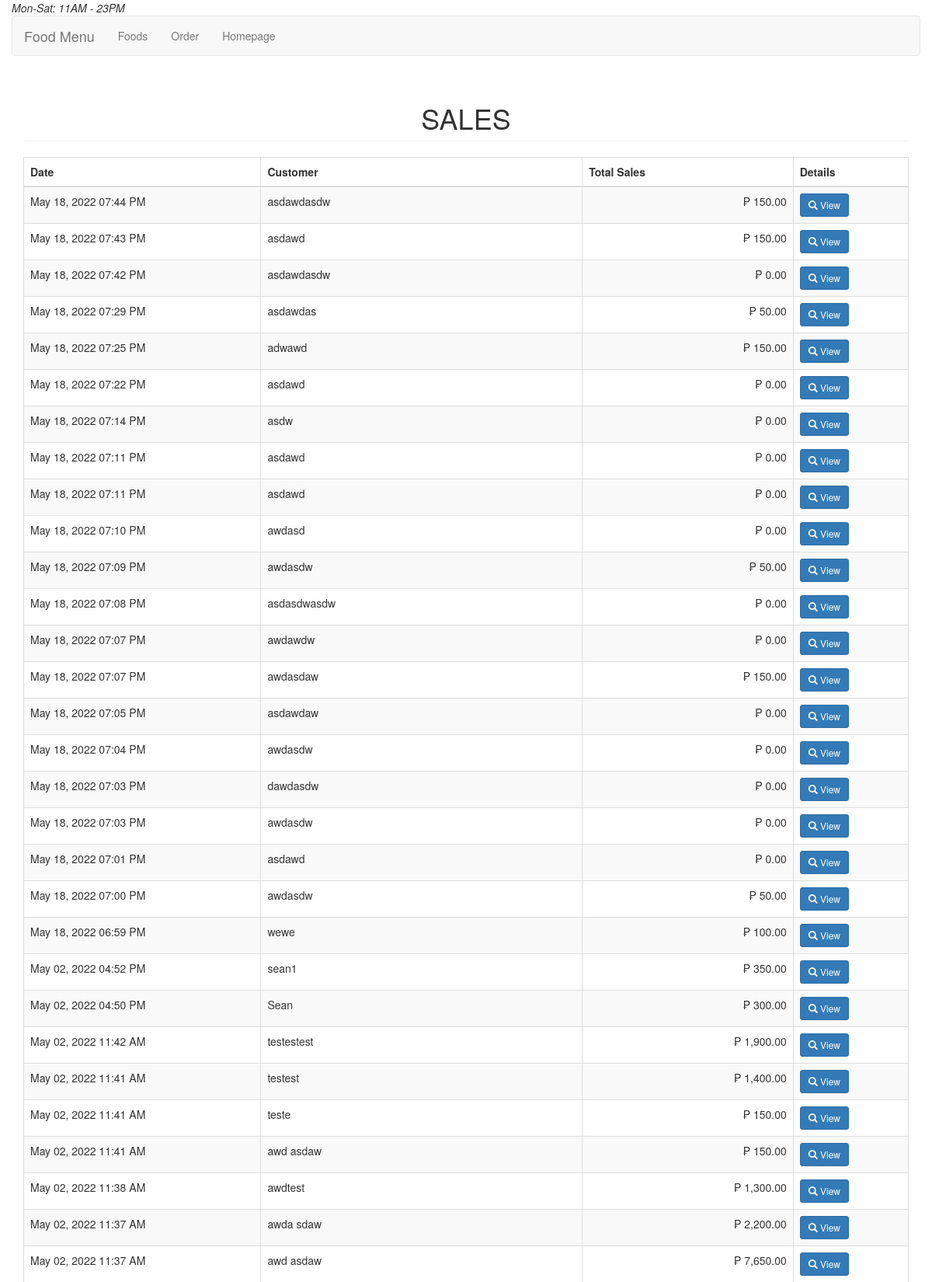
The app's page /userpurchase.php (upper part) with its own data.
### tables this page shows
CREATE TABLE `purchase` (
  `purchaseid` int(11) NOT NULL,
  `customer` varchar(50) NOT NULL,
  `total` double NOT NULL,
  `date_purchase` datetime NOT NULL
);

### userpurchase.php (the view, shortened to what this page needs)
<?php
include('userheader.php');
?>
<body>
<?php include('navbaruser.php'); ?>
<div class="container">
	<h1 class="page-header text-center">SALES</h1>
	<table class="table table-striped table-bordered">
		<thead>
			<th>Date</th>
			<th>Customer</th>
			<th>Total Sales</th>
			<th>Details</th>
		</thead>
		<tbody>
			<?php
				$sql="select * from purchase order by purchaseid desc";
				$query=$conn->query($sql);
				while($row=$query->fetch_array()){
					?>
					<tr>
						<td><?php echo date('M d, Y h:i A', strtotime($row['date_purchase'])) ?></td>
						<td><?php echo $row['customer']; ?></td>
						<td class="text-right">&#8369; <?php echo number_format($row['total'], 2); ?></td>
						<td><a href="#details<?php echo $row['purchaseid']; ?>" data-toggle="modal" class="btn btn-primary btn-sm"><span class="glyphicon glyphicon-search"></span> View </a>
						</td>
					</tr>
					<?php
				}
			?>
		</tbody>
	</table>
</div>
</body>
</html>

### records on screen
purchase: date_purchase "May 18, 2022 07:44 PM", customer "asdawdasdw", total "150.00"
purchase: date_purchase "May 18, 2022 07:43 PM", customer "asdawd", total "150.00"
purchase: date_purchase "May 18, 2022 07:42 PM", customer "asdawdasdw", total "0.00"
purchase: date_purchase "May 18, 2022 07:29 PM", customer "asdawdas", total "50.00"
purchase: date_purchase "May 18, 2022 07:25 PM", customer "adwawd", total "150.00"
purchase: date_purchase "May 18, 2022 07:22 PM", customer "asdawd", total "0.00"
purchase: date_purchase "May 18, 2022 07:14 PM", customer "asdw", total "0.00"
purchase: date_purchase "May 18, 2022 07:11 PM", customer "asdawd", total "0.00"
purchase: date_purchase "May 18, 2022 07:11 PM", customer "asdawd", total "0.00"
purchase: date_purchase "May 18, 2022 07:10 PM", customer "awdasd", total "0.00"
purchase: date_purchase "May 18, 2022 07:09 PM", customer "awdasdw", total "50.00"
purchase: date_purchase "May 18, 2022 07:08 PM", customer "asdasdwasdw", total "0.00"
purchase: date_purchase "May 18, 2022 07:07 PM", customer "awdawdw", total "0.00"
purchase: date_purchase "May 18, 2022 07:07 PM", customer "awdasdaw", total "150.00"
purchase: date_purchase "May 18, 2022 07:05 PM", customer "asdawdaw", total "0.00"
purchase: date_purchase "May 18, 2022 07:04 PM", customer "awdasdw", total "0.00"
purchase: date_purchase "May 18, 2022 07:03 PM", customer "dawdasdw", total "0.00"
purchase: date_purchase "May 18, 2022 07:03 PM", customer "awdasdw", total "0.00"
purchase: date_purchase "May 18, 2022 07:01 PM", customer "asdawd", total "0.00"
purchase: date_purchase "May 18, 2022 07:00 PM", customer "awdasdw", total "50.00"
purchase: date_purchase "May 18, 2022 06:59 PM", customer "wewe", total "100.00"
purchase: date_purchase "May 02, 2022 04:52 PM", customer "sean1", total "350.00"
purchase: date_purchase "May 02, 2022 04:50 PM", customer "Sean", total "300.00"
purchase: date_purchase "May 02, 2022 11:42 AM", customer "testestest", total "1,900.00"
purchase: date_purchase "May 02, 2022 11:41 AM", customer "testest", total "1,400.00"
purchase: date_purchase "May 02, 2022 11:41 AM", customer "teste", total "150.00"
purchase: date_purchase "May 02, 2022 11:41 AM", customer "awd asdaw", total "150.00"
purchase: date_purchase "May 02, 2022 11:38 AM", customer "awdtest", total "1,300.00"
purchase: date_purchase "May 02, 2022 11:37 AM", customer "awda sdaw", total "2,200.00"
purchase: date_purchase "May 02, 2022 11:37 AM", customer "awd asdaw", total "7,650.00"
